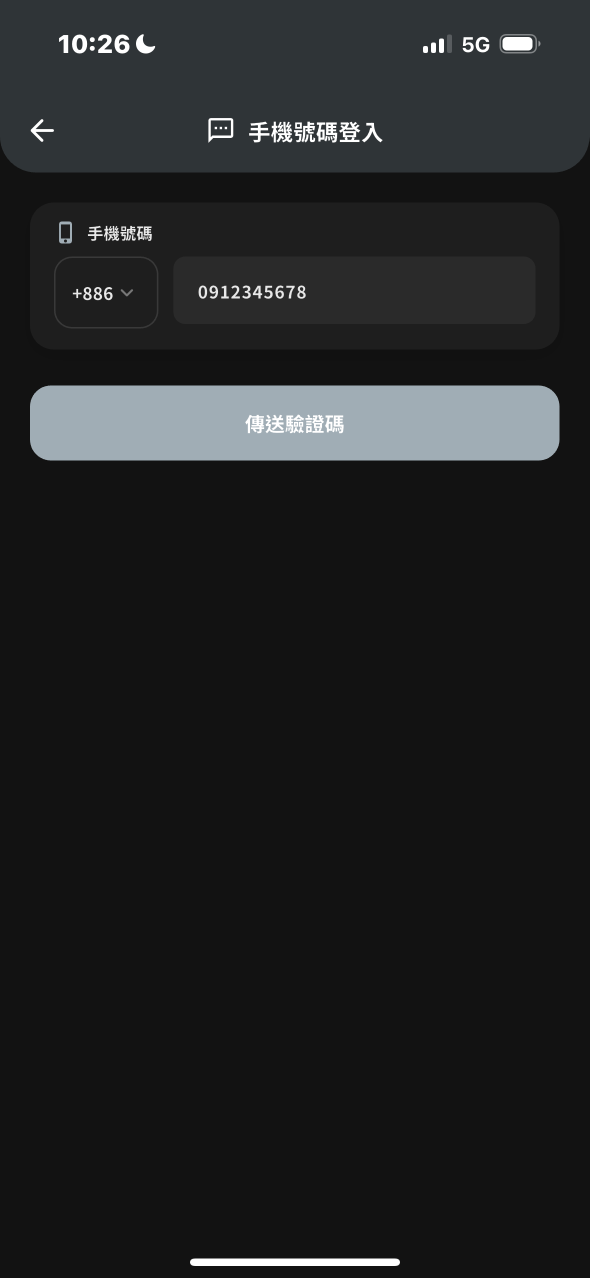
#> input picture documents/使用手冊截圖/1. 註冊與登入/IMG_7106.PNG, 1179 x 2556 px, given in place of 表12-6-1 購物車.PNG, which was not available (shown at 1/2 size)
$ python um_statusbar.py '../../使用手冊截圖/1. 註冊與登入/IMG_7106.PNG'
#> lines starting #> are read from the running program, lines starting #| are printed output that depends on the picture; pictures that were not available may be replaced by others from this repository, and a replacement may not be noted
"""第 12 章淺色截圖補上 iOS 狀態列與 Home 指示條（截圖工具不會畫系統列）。

狀態列圖示（時間、訊號、5G、電池）取自同批實機截圖的白色圖示當遮罩，依背景深淺改成白色或黑色疊上；
勿擾模式的月亮圖示移除。Home 指示條依底部背景深淺畫黑色或白色。
用法：.venv/bin/python um_statusbar.py <淺色截圖根目錄或單一檔案>
"""
import os
import sys

from PIL import Image, ImageDraw

ROOT = '/Users/xukaijun/Desktop/SaveMyBook/documents/使用手冊截圖'
STATUS_SRC = os.path.join(ROOT, '6. 加入購物車與結帳', '表12-6-1 購物車.PNG')
BAND = 180            # 狀態列高度（像素，3x）
MOON = (255, 320)     # 月亮圖示的橫向範圍
BG_LUMA = 50          # 實機截圖狀態列背景亮度


def status_mask():
    band = Image.open(STATUS_SRC).convert('L').crop((0, 0, 1179, BAND))
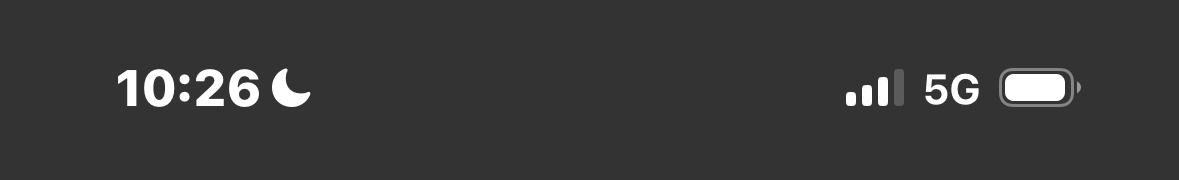
#> band: PIL image 1179x180 L; min 51, max 255, mean 57.3
    mask = band.point(lambda v: max(0, min(255, round((v - BG_LUMA) * 255 / (255 - BG_LUMA)))))
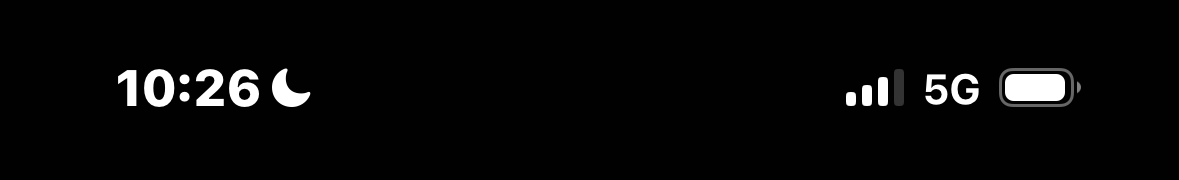
#> mask: PIL image 1179x180 L; min 1, max 255, mean 8.9
    ImageDraw.Draw(mask).rectangle((MOON[0], 0, MOON[1], BAND), fill=0)
    return mask


def luma(im, box):
    small = im.crop(box).convert('L').resize((40, 8))
    data = list(small.getdata())
    return sum(data) / len(data)


def apply(path, mask):
#> called with path = '../../使用手冊截圖/1. 註冊與登入/IMG_7106.PNG'
    im = Image.open(path).convert('RGB')
#> im is the input picture: PIL image 1179x2556 RGB; mean R, G, B 32.8, 34.1, 34.9
    w, h = im.size
#> w = 1179; h = 2556
    if (w, h) != (1179, 2556):
        print('略過（尺寸不符）', path)
        return
    top = luma(im, (0, 0, w, BAND))
#> in luma, `data = list(small.getdata())`: data = 320 values, max 208 at index 155, min 44 at index 235, mean 57.32
#> top = 57.32
    color = (255, 255, 255) if top < 150 else (0, 0, 0)
#> color = (255, 255, 255)
    im.paste(Image.new('RGB', (w, BAND), color), (0, 0), mask)
    bottom = luma(im, (300, h - 60, w - 300, h - 6))
#> bottom = 64
    pill = (255, 255, 255) if bottom < 110 else (0, 0, 0)
#> pill = (255, 255, 255)
    ImageDraw.Draw(im).rounded_rectangle(((w - 402) // 2, h - 39, (w + 402) // 2, h - 24), radius=8, fill=pill)
    im.save(path)


def main():
    target = sys.argv[1]
    mask = status_mask()
    paths = [target] if os.path.isfile(target) else [
        os.path.join(d, f) for d, _, fs in os.walk(target) for f in fs if f.upper().endswith('.PNG')]
    for p in sorted(paths):
        apply(p, mask)
    print(f'已補上狀態列：{len(paths)} 張')


if __name__ == '__main__':
    main()

$ run again, on documents/使用手冊截圖/10. 錢包與會員等級/IMG_7194.PNG
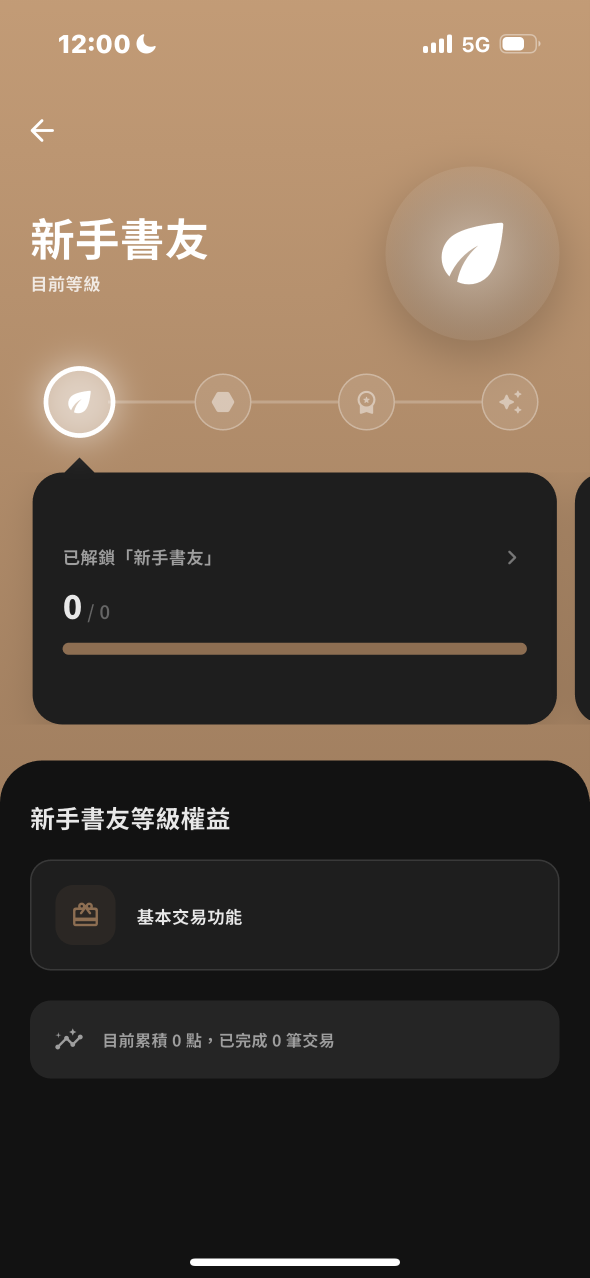
#> input picture documents/使用手冊截圖/10. 錢包與會員等級/IMG_7194.PNG, 1179 x 2556 px, given in place of 表12-6-1 購物車.PNG, which was not available (shown at 1/2 size)
#> in status_mask, `ImageDraw.Draw(mask).rectangle((MOON[0], 0, MOON[1], BAND), fill=0)`:
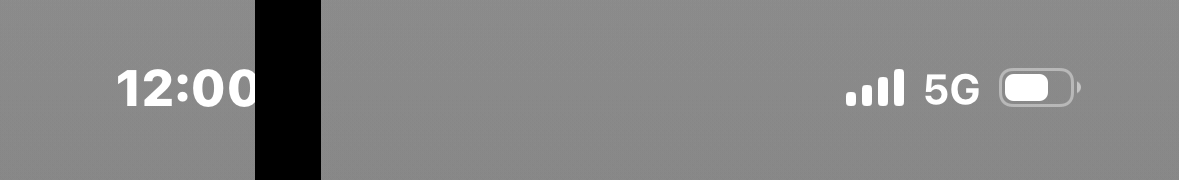
#> mask: PIL image 1179x180 L; min 0, max 255, mean 132.9
#> in apply, im is the input picture: PIL image 1179x2556 RGB; mean R, G, B 93.9, 79.1, 65.3
#> data = 320 values, max 226 at index 154, min 157 at index 234, mean 163.3
#> top = 163.3
#> color = (0, 0, 0)
#> in apply, `im.paste(Image.new('RGB', (w, BAND), color), (0, 0), mask)`:
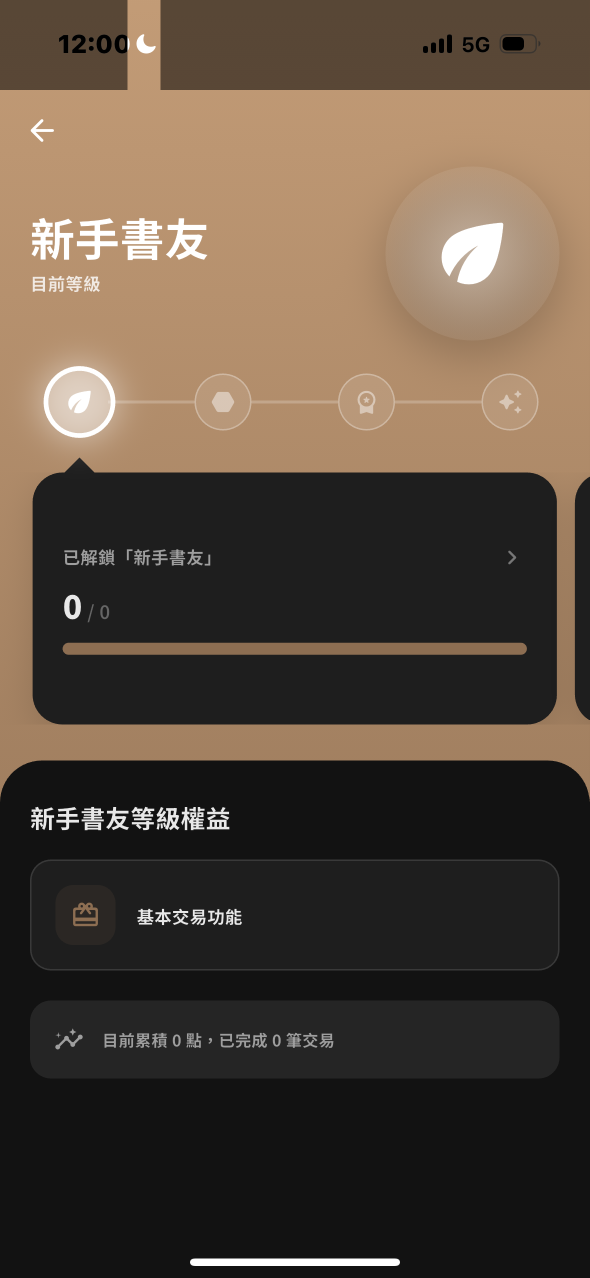
#> im: PIL image 1179x2556 RGB (shown at 1/2 size); mean R, G, B 86.7, 73.3, 60.8
#> bottom = 64
#> pill = (255, 255, 255)

$ run again, on documents/使用手冊截圖/11. 客服與常見問題/IMG_7198.PNG
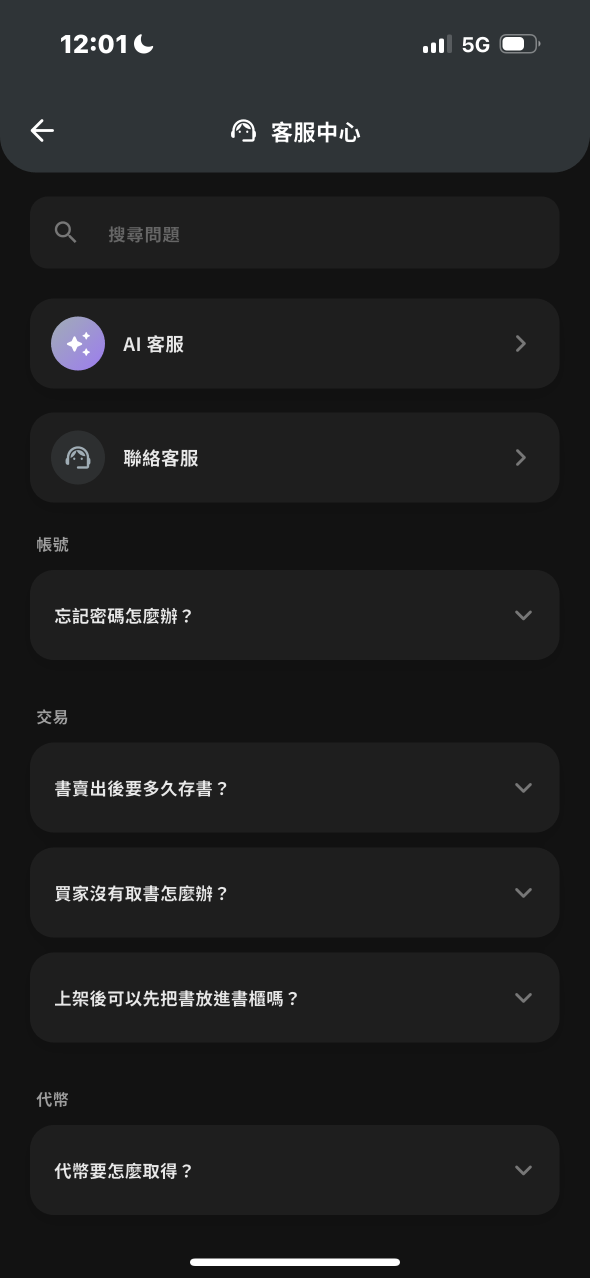
#> input picture documents/使用手冊截圖/11. 客服與常見問題/IMG_7198.PNG, 1179 x 2556 px, given in place of 表12-6-1 購物車.PNG, which was not available (shown at 1/2 size)
#> in status_mask, `band = Image.open(STATUS_SRC).convert('L').crop((0, 0, 1179, BAND))`:
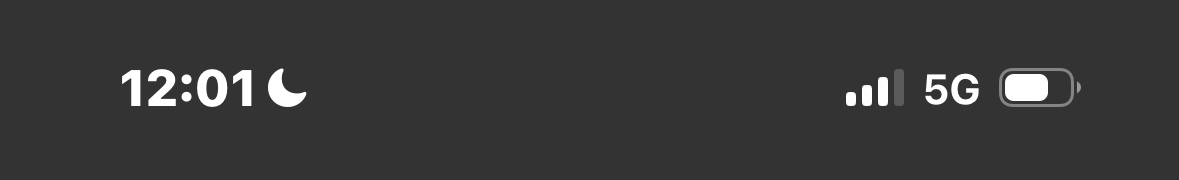
#> band: PIL image 1179x180 L; min 51, max 255, mean 56.6
#> in status_mask, `mask = band.point(lambda v: max(0, min(255, round((v - BG_LUMA) * 255 ..`:
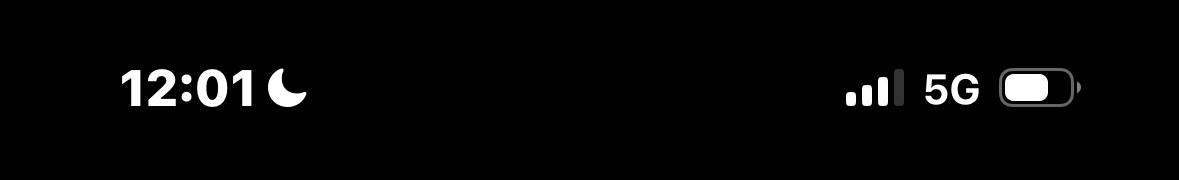
#> mask: PIL image 1179x180 L; min 1, max 255, mean 7.9
#> in apply, im is the input picture: PIL image 1179x2556 RGB; mean R, G, B 31.5, 32.1, 32.7
#> data = 320 values, max 191 at index 154, min 45 at index 234, mean 56.59
#> top = 56.59
#> color = (255, 255, 255)
#> bottom = 64
#> pill = (255, 255, 255)
